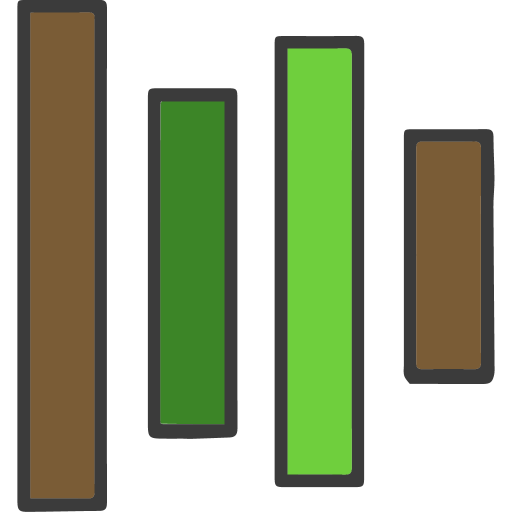
#> input picture src/main/resources/micaminecraftlauncher.png, 1024 x 1024 px, found by its file name (shown at 1/2 size)
$ python generate_installer_bitmaps.py
#> lines starting #> are read from the running program, lines starting #| are printed output that depends on the picture
#!/usr/bin/env python3
"""
Generate the WiX MSI installer's banner + dialog bitmaps from the launcher icon
and a brand-matched palette. Overwrites:

    deploy/windows/installer-resources/installer-banner.bmp     (493x58)
    deploy/windows/installer-resources/installer-background.bmp (493x312)

WiX UI flow (jpackage uses WixUI_InstallDir):

* The banner is shown at the top of every step dialog (License, InstallDir,
  ShortcutPrompt, VerifyReady, Progress). WiX overlays the dialog title (~X 20px
  → 287px, Y 8px) and description text (~X 33px → 406px, Y 30px) in default
  BLACK on top of the banner, so the LEFT portion of the banner must be light
  enough for black text to be readable. The remaining RIGHT ~85 pixels are a
  safe branding zone.

* The dialog bitmap is the upper background of the Welcome / Exit screens. WiX
  overlays the title and body text on the right side of the bitmap (~X 180px
  onward) again in default black. So the LEFT ~180 pixels are the safe art zone
  and the RIGHT must be a light background.

The layout we produce:

* Banner: light cream/white left panel with a thin brand-color accent stripe at
  the bottom, and a small dark right panel showing the launcher icon plus a
  subtle pixel-block motif (Minecraft nod).

* Dialog: a dark left panel (about 190px wide) with the launcher icon, the
  product wordmark and tagline stacked vertically, a vertical brand accent
  rule dividing the two panels, and a light right panel with a very faint
  pixel pattern so WiX's text reads cleanly while still feeling on-brand.

Both BMPs are written as 24-bit uncompressed BMP (PIL's default for RGB mode).
WiX rejects 32-bit / indexed / RLE variants.

Run from the project root:
    python tools/scripts/generate_installer_bitmaps.py
"""
from __future__ import annotations

import os
import random
from PIL import Image, ImageDraw, ImageFont

# Brand palette — pulled from ui-tokens-light.css + ui-tokens-dark.css. We use
# the LIGHT token primary because the text-overlay panel is light, so the
# accent stripe needs to read on a light background.
COLOR_PRIMARY        = (2, 122, 242)     # -color-primary (light)   #027AF2
COLOR_PRIMARY_DEEP   = (0, 89, 178)      # -color-primary-pressed   #0059B2
COLOR_SECONDARY      = (57, 147, 57)     # -color-secondary (light) #399339
COLOR_DARK_BG        = (12, 16, 23)      # -color-bg (dark)         #0C1017
COLOR_DARK_BG_SOFT   = (16, 21, 30)      # -color-bg-soft (dark)    #10151E
COLOR_DARK_SURFACE   = (24, 32, 48)      # extended dark blue       (custom)
COLOR_LIGHT_BG       = (255, 255, 255)   # banner/dialog text panel
COLOR_LIGHT_BG_SOFT  = (245, 247, 251)   # very subtle off-white
COLOR_LIGHT_BG_TINT  = (235, 241, 250)   # faint blue-tinted cream
COLOR_DIVIDER        = (210, 218, 230)   # subtle divider on light side
COLOR_TEXT_LIGHT     = (245, 248, 252)   # near-white text on dark side
COLOR_TEXT_DIM       = (170, 182, 204)   # tagline on dark side

PROJECT_ROOT     = os.path.dirname(os.path.dirname(os.path.abspath(__file__)))
ICON_PATH        = os.path.join(PROJECT_ROOT, "src/main/resources/micaminecraftlauncher.png")
BANNER_PATH      = os.path.join(PROJECT_ROOT, "deploy/windows/installer-resources/installer-banner.bmp")
DIALOG_PATH      = os.path.join(PROJECT_ROOT, "deploy/windows/installer-resources/installer-background.bmp")


def lerp(a, b, t):
    return int(a + (b - a) * t)


def lerp_color(c1, c2, t):
    return (lerp(c1[0], c2[0], t), lerp(c1[1], c2[1], t), lerp(c1[2], c2[2], t))


def vertical_gradient(size, top, bottom):
#> called with size = (493, 58), top = (255, 255, 255), bottom = (235, 241, 250)
    w, h = size
    img = Image.new("RGB", size, top)
#> img: PIL image 493x58 RGB; every value is 255
    px = img.load()
    for y in range(h):
        t = y / max(1, h - 1)
        color = lerp_color(top, bottom, t)
        for x in range(w):
            px[x, y] = color
    return img


def diagonal_gradient(size, top_left, bottom_right, mid=None):
    """Linear gradient along the top-left → bottom-right diagonal."""
    w, h = size
    img = Image.new("RGB", size, top_left)
    px = img.load()
    diag = w + h
    for y in range(h):
        for x in range(w):
            t = (x + y) / diag
            if mid is not None:
                if t < 0.5:
                    px[x, y] = lerp_color(top_left, mid, t * 2.0)
                else:
                    px[x, y] = lerp_color(mid, bottom_right, (t - 0.5) * 2.0)
            else:
                px[x, y] = lerp_color(top_left, bottom_right, t)
    return img


def horizontal_gradient(size, left, right):
    w, h = size
    img = Image.new("RGB", size, left)
    px = img.load()
    for x in range(w):
        t = x / max(1, w - 1)
        color = lerp_color(left, right, t)
        for y in range(h):
            px[x, y] = color
    return img


def soft_glow(size, center, radius, color, max_alpha=120):
    """Returns an RGBA layer with a radial soft glow at `center`."""
#> called with size = (493, 58), center = (463, 29), radius = 32, color = (2, 122, 242), max_alpha = 55
    w, h = size
    layer = Image.new("RGBA", size, (0, 0, 0, 0))
#> layer: PIL image 493x58 RGBA; every value is 0
    px = layer.load()
    cx, cy = center
    r2 = radius * radius
    for y in range(h):
        for x in range(w):
            dx = x - cx
            dy = y - cy
            d2 = dx * dx + dy * dy
            if d2 >= r2:
                continue
            t = 1.0 - (d2 ** 0.5) / radius
            t = t * t
            px[x, y] = (color[0], color[1], color[2], int(max_alpha * t))
    return layer


def voxel_motif(size, rect, color, alpha=30, cell=8, density=0.5, seed=0):
    """Sparse pixelated voxel grid inside `rect` — a quiet Minecraft nod.
    `rect` is (x0, y0, x1, y1)."""
    layer = Image.new("RGBA", size, (0, 0, 0, 0))
    draw = ImageDraw.Draw(layer)
    rng = random.Random(seed)
    x0, y0, x1, y1 = rect
    for gy in range(y0, y1, cell):
        for gx in range(x0, x1, cell):
            if rng.random() > density:
                continue
            shade = rng.uniform(0.5, 1.0)
            r = int(color[0] * shade)
            g = int(color[1] * shade)
            b = int(color[2] * shade)
            draw.rectangle((gx, gy, gx + cell - 1, gy + cell - 1),
                           fill=(r, g, b, alpha))
    return layer


def load_icon():
    return Image.open(ICON_PATH).convert("RGBA")
#> returned value is the input picture: PIL image 1024x1024 RGBA; mean R, G, B, A 48.3, 58.8, 29.5, 136.2


def find_font(preferred_names, size):
    candidates = [
        "C:/Windows/Fonts/" + name for name in preferred_names
    ] + [
        "/Library/Fonts/" + name for name in preferred_names
    ] + [
        "/usr/share/fonts/truetype/dejavu/" + name for name in preferred_names
    ]
    for path in candidates:
        if os.path.exists(path):
            try:
                return ImageFont.truetype(path, size)
            except Exception:
                continue
    return ImageFont.load_default()


def make_banner():
    """493x58 banner. Light surface end-to-end so WiX's default dark title +
    description text reads cleanly across the whole banner. A small icon
    floats on the right with a faint brand-color glow underneath. We do NOT
    paint a bottom accent stripe — WiX draws its own BannerLine at the bottom
    of the banner area, and stacking our own line on top of it looks muddy."""
    W, H = 493, 58

    # Whole-banner gradient: white → very subtle blue tint. Keeps the text
    # zone consistent left-to-right (no hard panel transition for the title
    # or description to cross).
    img = vertical_gradient((W, H), COLOR_LIGHT_BG, COLOR_LIGHT_BG_TINT).convert("RGBA")

    # Soft brand glow behind where the icon will sit — gives the icon presence
    # without introducing a dark panel.
    glow = soft_glow((W, H), (W - 30, H // 2), 32, COLOR_PRIMARY, max_alpha=55)
    img = Image.alpha_composite(img, glow)

    # Icon on the right — sized to clear the WiX description text zone (which
    # ends at ~X=406 px) so the icon sits in a safe area with breathing room.
    ICON_SIZE = 36
    icon = load_icon().resize((ICON_SIZE, ICON_SIZE), Image.LANCZOS)
    icon_x = W - ICON_SIZE - 12
    icon_y = (H - ICON_SIZE) // 2
    img.paste(icon, (icon_x, icon_y), icon)

    return img.convert("RGB")
#> returned value: PIL image 493x58 RGB
#|   wrote deploy/windows/installer-resources/installer-banner.bmp (493x58, 85894 bytes)


def make_dialog():
    """493x312 dialog background. Dark left brand panel + light right text panel.

    WixUI_InstallDir's WelcomeDlg and ExitDialog overlay their title at
    X=135 IU (≈180 px) and body text at the same X with 220 IU (≈293 px) of
    width. The dark panel therefore MUST end before X=180 px so the first
    pixels of each text glyph land on the light side. We give a small
    safety buffer and clamp the panel at 165 px so even bold strokes have
    clean light space behind them."""
    W, H = 493, 312
    LEFT_W = 165

    # Dark left panel — diagonal brand gradient
    dark_panel = diagonal_gradient(
        (LEFT_W, H),
        (10, 14, 24),
        (8, 30, 56),
        mid=(14, 22, 40),
    )
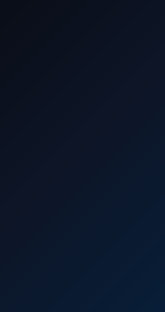
#> dark_panel: PIL image 165x312 RGB; mean R, G, B 11.7, 21.5, 39.4

    # Light right panel — vertical gradient white → very subtle cream
    right_panel = vertical_gradient((W - LEFT_W, H), COLOR_LIGHT_BG, COLOR_LIGHT_BG_SOFT)
#> in vertical_gradient (call 2), `img = Image.new("RGB", size, top)`: img: PIL image 328x312 RGB; every value is 255
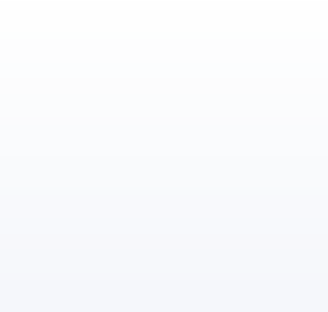
#> right_panel: PIL image 328x312 RGB; mean R, G, B 249.5, 250.5, 252.5

    img = Image.new("RGB", (W, H), COLOR_LIGHT_BG)
#> img: PIL image 493x312 RGB; every value is 255
    img.paste(dark_panel, (0, 0))
    img.paste(right_panel, (LEFT_W, 0))

    img = img.convert("RGBA")
#> img: PIL image 493x312 RGBA

    # Brand glows on the dark panel — primary blue top, secondary green bottom
    glow_a = soft_glow((W, H), (LEFT_W * 0.35, H * 0.25), 180, COLOR_PRIMARY, max_alpha=85)
#> in soft_glow (call 2), `layer = Image.new("RGBA", size, (0, 0, 0, 0))`: layer: PIL image 493x312 RGBA; every value is 0
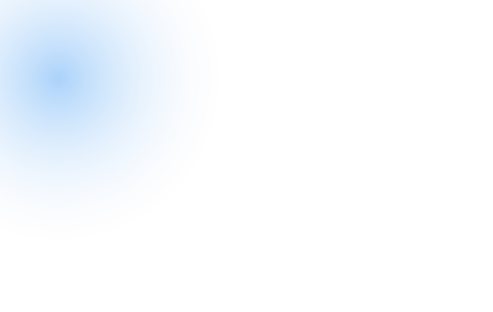
#> glow_a: PIL image 493x312 RGBA; mean R, G, B, A 0.7, 42.8, 84.9, 7; transparent parts drawn white
    glow_b = soft_glow((W, H), (LEFT_W * 0.85, H * 0.85), 160, COLOR_SECONDARY, max_alpha=55)
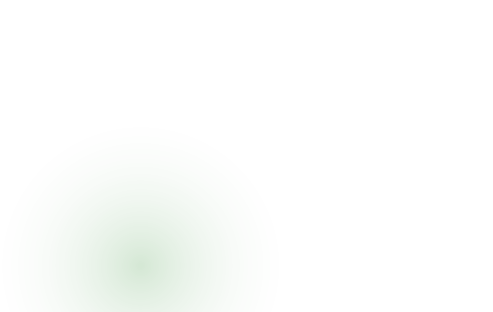
#> glow_b: PIL image 493x312 RGBA; mean R, G, B, A 19.7, 50.7, 19.7, 3.7; transparent parts drawn white
    img = Image.alpha_composite(img, glow_a)
    img = Image.alpha_composite(img, glow_b)

    # Sparse voxel pattern on the dark panel — quiet Minecraft texture
    voxels_dark = voxel_motif(
        (W, H),
        rect=(0, 0, LEFT_W, H),
        color=COLOR_PRIMARY,
        alpha=18,
        cell=10,
        density=0.18,
        seed=42,
    )
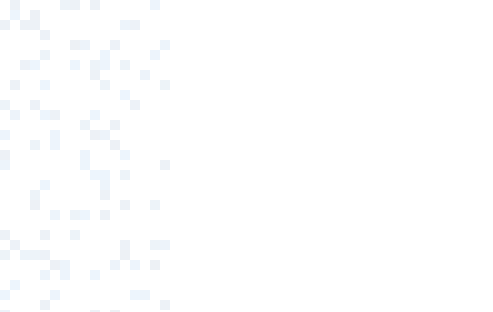
#> voxels_dark: PIL image 493x312 RGBA; mean R, G, B, A 0.1, 5.8, 11.5, 1.1; transparent parts drawn white
    img = Image.alpha_composite(img, voxels_dark)

    # Even fainter voxels on the bottom-right of the light panel — for warmth
    voxels_light = voxel_motif(
        (W, H),
        rect=(LEFT_W + 40, H - 120, W, H),
        color=COLOR_PRIMARY,
        alpha=12,
        cell=10,
        density=0.10,
        seed=99,
    )
    img = Image.alpha_composite(img, voxels_light)

    # Vertical divider — soft outer line + brand-color inner stripe
    divider = Image.new("RGBA", (W, H), (0, 0, 0, 0))
    ddraw = ImageDraw.Draw(divider)
    ddraw.line((LEFT_W,     0, LEFT_W,     H - 1), fill=COLOR_PRIMARY + (230,))
    ddraw.line((LEFT_W + 1, 0, LEFT_W + 1, H - 1), fill=COLOR_DIVIDER + (180,))
    img = Image.alpha_composite(img, divider)

    # Icon on the dark left panel. The launcher icon is itself the "MICA"
    # wordmark (four colored pillars), so the panel uses the icon as the
    # primary brand statement. Render it large enough to read at a glance —
    # 120x120 centered horizontally, biased toward the upper third so the
    # caption beneath has room to breathe.
    icon = load_icon().resize((120, 120), Image.LANCZOS)
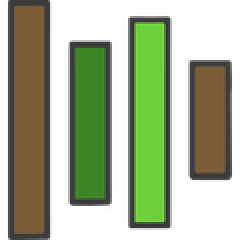
#> icon: PIL image 120x120 RGBA (shown 2 times larger); mean R, G, B, A 53.2, 63.7, 34.4, 136.2; transparent parts drawn white
    icon_x = (LEFT_W - 120) // 2
    icon_y = 60
    img.paste(icon, (icon_x, icon_y), icon)
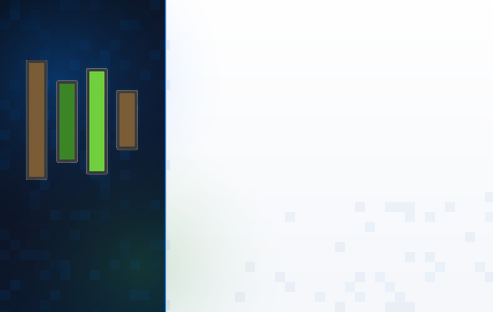
#> img: PIL image 493x312 RGBA; mean R, G, B, A 172.2, 180.6, 185.5, 254.7; transparent parts drawn white

    draw = ImageDraw.Draw(img)

    # Product name + tagline beneath the wordmark. The MICA icon glyph
    # carries the brand mark, but the full product name still reads
    # "Mica Minecraft Launcher" everywhere else (bundle name, ARP entry,
    # window title), so we repeat the full name here for consistency.
    # The name wraps onto two lines because "Mica Minecraft Launcher"
    # doesn't fit in the 165px-wide dark panel at a comfortable weight.
    name_font = find_font(["seguisb.ttf", "segoeuib.ttf", "Segoe UI.ttf",
                           "DejaVuSans-Bold.ttf"], 14)
    tag_font  = find_font(["segoeui.ttf", "Segoe UI.ttf",
                           "DejaVuSans.ttf"], 9)

    def centered_text(text, font, y, fill):
#> called with text = 'Mica Minecraft', y = 192, fill = (245, 248, 252)
        bbox = draw.textbbox((0, 0), text, font=font)
#> bbox = (0, 2, 117, 13)
        w = bbox[2] - bbox[0]
#> w = 117
        draw.text(((LEFT_W - w) // 2, y), text, font=font, fill=fill)

    base_y = icon_y + 120 + 12
    centered_text("Mica Minecraft",  name_font, base_y,      COLOR_TEXT_LIGHT)
    centered_text("Launcher",        name_font, base_y + 18, COLOR_TEXT_LIGHT)
    centered_text("Forge modpacks,", tag_font,  base_y + 42, COLOR_TEXT_DIM)
    centered_text("made simple.",    tag_font,  base_y + 55, COLOR_TEXT_DIM)

    return img.convert("RGB")
#> returned value: PIL image 493x312 RGB


def save_bmp(image, path):
    image.save(path, "BMP")
    print(f"  wrote {os.path.relpath(path, PROJECT_ROOT)} "
          f"({image.size[0]}x{image.size[1]}, {os.path.getsize(path)} bytes)")


def main():
    print("Generating installer bitmaps from launcher icon + brand palette...")
    save_bmp(make_banner(), BANNER_PATH)
    save_bmp(make_dialog(), DIALOG_PATH)
#|   wrote deploy/windows/installer-resources/installer-background.bmp (493x312, 461814 bytes)
    print("Done. Run a Windows packaging build to pick up the new bitmaps.")


if __name__ == "__main__":
    main()
